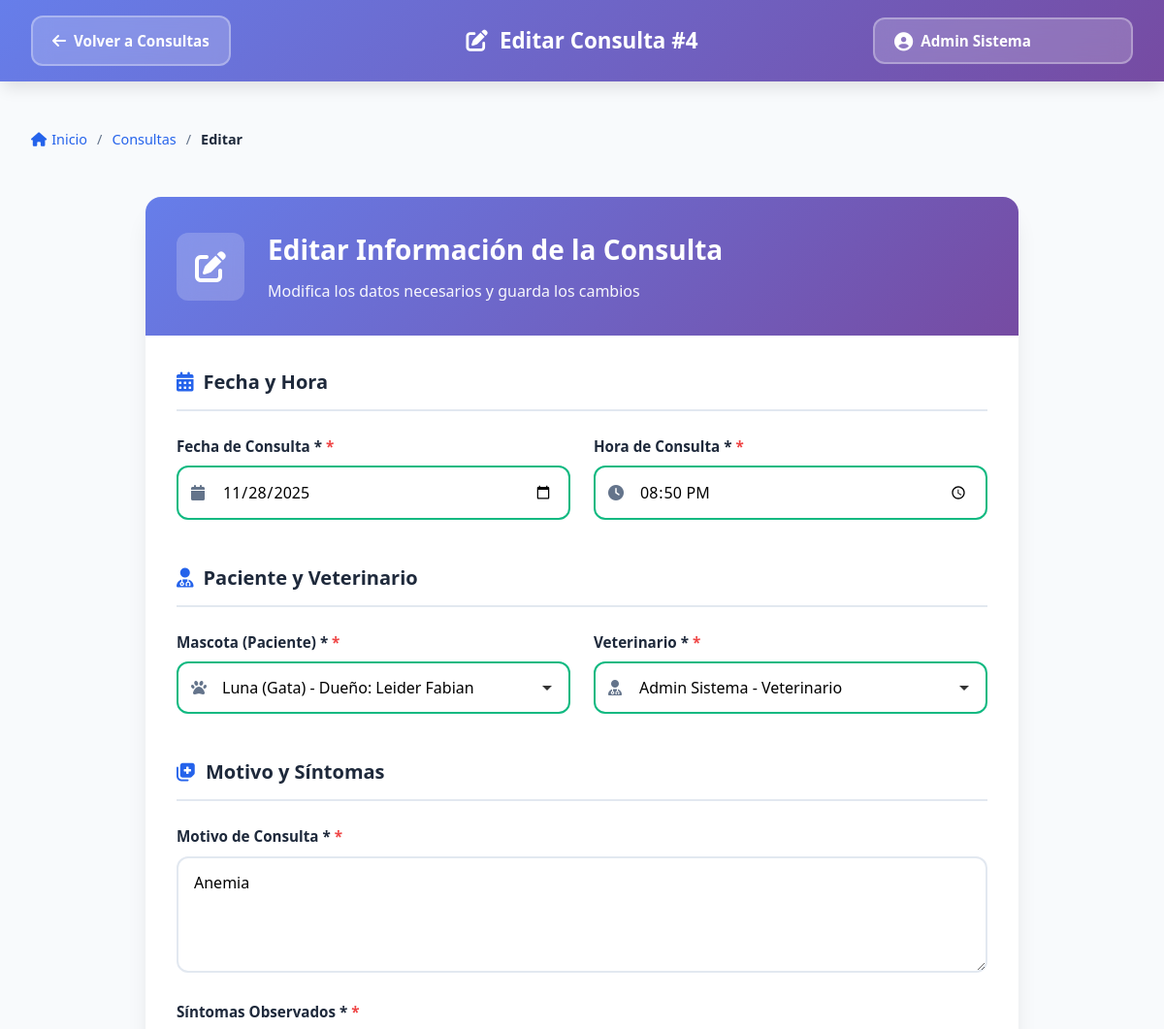
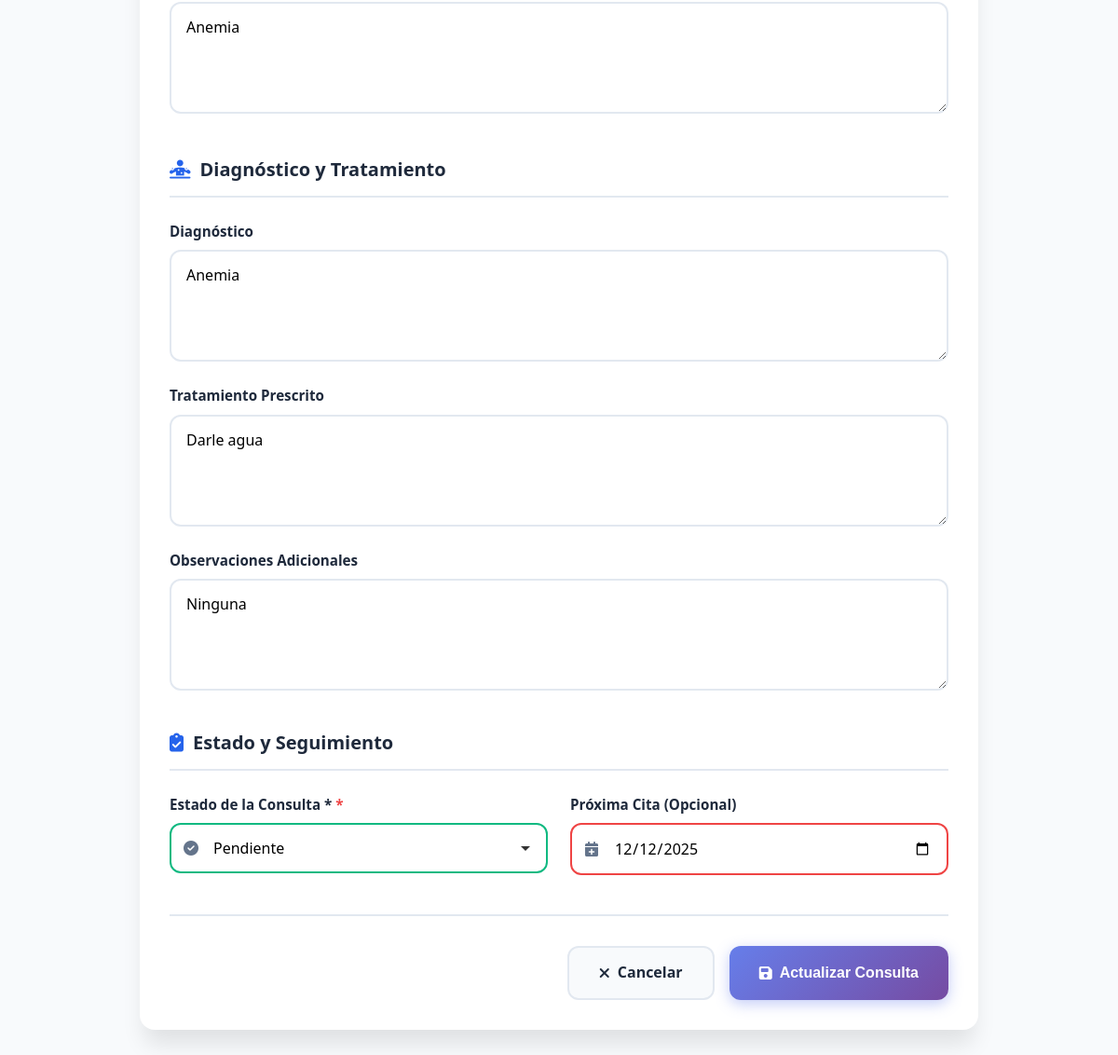
/Views/Consultas/Editar.php?id=4 (signed in), run on the app's committed database (2 pictures, top to bottom).
### tables this page shows
CREATE TABLE `consulta` (
  `id_consulta` int(10) UNSIGNED NOT NULL,
  `fecha_consulta` date NOT NULL,
  `hora_consulta` time DEFAULT NULL,
  `motivo` varchar(200) NOT NULL,
  `sintomas` text DEFAULT NULL,
  `diagnostico` text DEFAULT NULL,
  `tratamiento` text DEFAULT NULL,
  `observaciones` text DEFAULT NULL,
  `proxima_cita` date DEFAULT NULL,
  `id_mascota` int(10) UNSIGNED NOT NULL,
  `id_empleado` int(10) UNSIGNED NOT NULL,
  `estado` enum('Pendiente','En Proceso','Completada','Cancelada') NOT NULL DEFAULT 'Completada'
);

CREATE TABLE `mascota` (
  `id_mascota` int(10) UNSIGNED NOT NULL,
  `id_dueno` int(10) UNSIGNED NOT NULL,
  `nombre` varchar(50) NOT NULL,
  `foto` varchar(255) DEFAULT NULL,
  `fecha_nacimiento` date NOT NULL,
  `genero` enum('Macho','Hembra','Otro') NOT NULL,
  `especie` varchar(50) NOT NULL,
  `raza` varchar(50) DEFAULT NULL,
  `peso` decimal(6,2) NOT NULL,
  `color` varchar(50) DEFAULT NULL,
  `diagnostico` text DEFAULT NULL,
  `antecedentes` text DEFAULT NULL,
  `fecha_ingreso` date NOT NULL,
  `fecha_ultima_visita` date DEFAULT NULL,
  `estado` enum('Activo','Inactivo','Fallecido') NOT NULL DEFAULT 'Activo'
);

CREATE TABLE `dueno` (
  `id_dueno` int(10) UNSIGNED NOT NULL,
  `primer_nombre` varchar(50) NOT NULL,
  `segundo_nombre` varchar(50) DEFAULT NULL,
  `primer_apellido` varchar(50) NOT NULL,
  `segundo_apellido` varchar(50) DEFAULT NULL,
  `cedula` varchar(20) NOT NULL,
  `fecha_nacimiento` date NOT NULL,
  `genero` enum('M','F','Otro') NOT NULL,
  `ciudad` varchar(50) NOT NULL,
  `direccion` varchar(100) NOT NULL,
  `ocupacion` varchar(50) DEFAULT NULL,
  `telefono` varchar(20) NOT NULL,
  `correo_electronico` varchar(100) NOT NULL,
  `fecha_registro` timestamp NOT NULL DEFAULT current_timestamp()
);

CREATE TABLE `empleado` (
  `id_empleado` int(10) UNSIGNED NOT NULL,
  `primer_nombre` varchar(50) NOT NULL,
  `segundo_nombre` varchar(50) DEFAULT NULL,
  `primer_apellido` varchar(50) NOT NULL,
  `segundo_apellido` varchar(50) DEFAULT NULL,
  `cedula` varchar(20) NOT NULL,
  `telefono` varchar(20) NOT NULL,
  `correo_electronico` varchar(100) NOT NULL,
  `direccion` varchar(100) NOT NULL,
  `fecha_nacimiento` date NOT NULL,
  `fecha_contratacion` date NOT NULL,
  `id_cargo` int(10) UNSIGNED NOT NULL,
  `password` varchar(255) NOT NULL,
  `estado` enum('activo','inactivo') NOT NULL DEFAULT 'activo'
);

CREATE TABLE `cargo` (
  `id_cargo` int(10) UNSIGNED NOT NULL,
  `nombre_cargo` varchar(50) NOT NULL,
  `descripcion` varchar(200) DEFAULT NULL,
  `estado` enum('Activo','Inactivo') NOT NULL DEFAULT 'Activo'
);

### Views/Consultas/Editar.php (the view, shortened to what this page needs)
<?php
$user_name = $_SESSION['user_name'] ?? 'Usuario';
$id_consulta = isset($_GET['id']) ? intval($_GET['id']) : 0;
$conn = getConnection();
$query = "SELECT * FROM consulta WHERE id_consulta = ?";
$stmt = $conn->prepare($query);
$stmt->bind_param("i", $id_consulta);
$stmt->execute();
$result = $stmt->get_result();
$consulta = $result->fetch_assoc();
$query_mascotas = "SELECT m.id_mascota, m.nombre, m.especie, d.primer_nombre, d.primer_apellido
                   FROM mascota m
                   INNER JOIN dueno d ON m.id_dueno = d.id_dueno
                   WHERE m.estado = 'Activo'
                   ORDER BY m.nombre";
$mascotas = $conn->query($query_mascotas);
$query_veterinarios = "SELECT e.id_empleado, e.primer_nombre, e.primer_apellido, c.nombre_cargo
                       FROM empleado e
                       INNER JOIN cargo c ON e.id_cargo = c.id_cargo
                       WHERE e.estado = 'activo'
                       ORDER BY e.primer_nombre";
$veterinarios = $conn->query($query_veterinarios);
?>
<!DOCTYPE html>
<html lang="es">
<head>
    <link rel="stylesheet" href="https://cdnjs.cloudflare.com/ajax/libs/font-awesome/6.4.0/css/all.min.css">
    <link rel="stylesheet" href="../../Assets/Css/Dashboard.css">
    <link rel="stylesheet" href="../../Assets/Css/Tables.css">
    <link rel="stylesheet" href="../../Assets/Css/Forms.css">
</head>
<body>
    <nav class="navbar">
        <div class="nav-container">
            <div class="nav-left">
                <a href="Listar.php" class="btn-back">
                    <i class="fas fa-arrow-left"></i>
                    Volver a Consultas
                </a>
            </div>
            <div class="nav-center">
                <h1 class="page-title">
                    <i class="fas fa-edit"></i>
                    Editar Consulta #<?php echo $id_consulta; ?>
                </h1>
            </div>
            <div class="nav-right">
                <span class="user-badge">
                    <i class="fas fa-user-circle"></i>
                    <?php echo htmlspecialchars($user_name); ?>
                </span>
            </div>
        </div>
    </nav>
    <main class="main-content">
        <div class="container">
            <div class="breadcrumb">
                <a href="../../Dashboard.php"><i class="fas fa-home"></i> Inicio</a>
                <span class="separator">/</span>
                <a href="Listar.php">Consultas</a>
                <span class="separator">/</span>
                <span class="current">Editar</span>
            </div>
            <div class="form-container">
                <div class="form-card">
                    <div class="form-header">
                        <div class="header-icon">
                            <i class="fas fa-edit"></i>
                        </div>
                        <div class="header-text">
                            <h2>Editar Información de la Consulta</h2>
                            <p>Modifica los datos necesarios y guarda los cambios</p>
                        </div>
                    </div>
                    <form id="formConsulta" method="POST" action="Procesar.php">
                        <div class="form-section">
                            <h3 class="section-title">
                                <i class="fas fa-calendar-alt"></i>
                                Fecha y Hora
                            </h3>
                            <div class="form-row">
                                <div class="form-group">
                                    <label for="fecha_consulta">Fecha de Consulta <span class="required">*</span></label>
                                    <div class="input-with-icon">
                                        <input
                                            type="date"
                                            id="fecha_consulta"
                                            name="fecha_consulta"
                                            required
                                            value="<?php echo htmlspecialchars($consulta['fecha_consulta']); ?>"
                                            max="<?php echo date('Y-m-d'); ?>"
                                        >
                                    </div>
                                </div>
                                <div class="form-group">
                                    <label for="hora_consulta">Hora de Consulta <span class="required">*</span></label>
                                    <div class="input-with-icon">
                                        <input
                                            type="time"
                                            id="hora_consulta"
                                            name="hora_consulta"
                                            required
                                            value="<?php echo htmlspecialchars($consulta['hora_consulta']); ?>"
                                        >
                                    </div>
                                </div>
                            </div>
                        </div>
                        <div class="form-section">
                            <h3 class="section-title">
                                <i class="fas fa-user-md"></i>
                                Paciente y Veterinario
                            </h3>
                            <div class="form-row">
                                <div class="form-group">
                                    <label for="id_mascota">Mascota (Paciente) <span class="required">*</span></label>
                                    <div class="input-with-icon">
                                        <select id="id_mascota" name="id_mascota" required>
                                            <?php while($mascota = $mascotas->fetch_assoc()): ?>
                                                <option value="<?php echo $mascota['id_mascota']; ?>"
                                                    <?php echo $mascota['id_mascota'] == $consulta['id_mascota'] ? 'selected' : ''; ?>>
                                                    <?php echo htmlspecialchars($mascota['nombre'] . ' (' . $mascota['especie'] . ') - Dueño: ' . $mascota['primer_nombre'] . ' ' . $mascota['primer_apellido']); ?>
                                                </option>
                                            <?php endwhile; ?>
                                        </select>
                                    </div>
                                </div>
                                <div class="form-group">
                                    <label for="id_empleado">Veterinario <span class="required">*</span></label>
                                    <div class="input-with-icon">
                                        <select id="id_empleado" name="id_empleado" required>
                                            <?php while($veterinario = $veterinarios->fetch_assoc()): ?>
                                                <option value="<?php echo $veterinario['id_empleado']; ?>"
                                                    <?php echo $veterinario['id_empleado'] == $consulta['id_empleado'] ? 'selected' : ''; ?>>
                                                    <?php echo htmlspecialchars($veterinario['primer_nombre'] . ' ' . $veterinario['primer_apellido'] . ' - ' . $veterinario['nombre_cargo']); ?>
                                                </option>
                                            <?php endwhile; ?>
                                        </select>
                                    </div>
                                </div>
                            </div>
                        </div>
                        <div class="form-section">
                            <h3 class="section-title">
                                <i class="fas fa-notes-medical"></i>
                                Motivo y Síntomas
                            </h3>
                            <div class="form-row">
                                <div class="form-group">
                                    <label for="motivo">Motivo de Consulta <span class="required">*</span></label>
                                    <textarea
                                        id="motivo"
                                        name="motivo"
                                        required
                                        rows="3"
                                    ><?php echo htmlspecialchars($consulta['motivo']); ?></textarea>
                                </div>
                            </div>
                            <div class="form-row">
                                <div class="form-group">
                                    <label for="sintomas">Síntomas Observados <span class="required">*</span></label>
                                    <textarea
                                        id="sintomas"
                                        name="sintomas"
                                        required
                                        rows="4"
                                    ><?php echo htmlspecialchars($consulta['sintomas']); ?></textarea>
                                </div>
                            </div>
                        </div>
                        <div class="form-section">
                            <h3 class="section-title">
                                <i class="fas fa-diagnoses"></i>
                                Diagnóstico y Tratamiento
                            </h3>
                            <div class="form-row">
                                <div class="form-group">
                                    <label for="diagnostico">Diagnóstico</label>
                                    <textarea
                                        id="diagnostico"
                                        name="diagnostico"
                                        rows="4"
                                    ><?php echo htmlspecialchars($consulta['diagnostico']); ?></textarea>
                                </div>
                            </div>
                            <div class="form-row">
                                <div class="form-group">
                                    <label for="tratamiento">Tratamiento Prescrito</label>
                                    <textarea
                                        id="tratamiento"
                                        name="tratamiento"
                                        rows="4"
                                    ><?php echo htmlspecialchars($consulta['tratamiento']); ?></textarea>
                                </div>
                            </div>
                            <div class="form-row">
                                <div class="form-group">
                                    <label for="observaciones">Observaciones Adicionales</label>
                                    <textarea
                                        id="observaciones"
                                        name="observaciones"
                                        rows="3"
                                    ><?php echo htmlspecialchars($consulta['observaciones']); ?></textarea>
                                </div>
                            </div>
                        </div>
                        <div class="form-section">
                            <h3 class="section-title">
                                <i class="fas fa-clipboard-check"></i>
                                Estado y Seguimiento
                            </h3>
                            <div class="form-row">
                                <div class="form-group">
                                    <label for="estado">Estado de la Consulta <span class="required">*</span></label>
                                    <div class="input-with-icon">
                                        <select id="estado" name="estado" required>
                                            <option value="Pendiente" <?php echo $consulta['estado'] == 'Pendiente' ? 'selected' : ''; ?>>Pendiente</option>
                                        </select>
                                    </div>
                                </div>
                                <div class="form-group">
                                    <label for="proxima_cita">Próxima Cita (Opcional)</label>
                                    <div class="input-with-icon">
                                        <input
                                            type="date"
                                            id="proxima_cita"
                                            name="proxima_cita"
                                            value="<?php echo htmlspecialchars($consulta['proxima_cita']); ?>"
                                            min="<?php echo date('Y-m-d'); ?>"
                                        >
                                    </div>
                                </div>
                            </div>
                        </div>
                        <div class="form-actions">
                            <a href="Listar.php" class="btn btn-secondary">
                                <i class="fas fa-times"></i>
                                Cancelar
                            </a>
                            <button type="submit" class="btn btn-primary">
                                <i class="fas fa-save"></i>
                                Actualizar Consulta
                            </button>
                        </div>
                    </form>
                </div>
            </div>
        </div>
    </main>
</body>
</html>

### data on the page
consulta: fecha_consulta "11/28/2025", hora_consulta "20:50:00", id_mascota "Luna (Gata) - Dueño: Leider Fabian", id_empleado "Admin Sistema - Veterinario", motivo "Anemia", sintomas "Anemia", diagnostico "Anemia", tratamiento "Darle agua", observaciones "Ninguna", estado "Pendiente", proxima_cita "12/12/2025"

### other printed values
$id_consulta "4"
$user_name "Admin Sistema"
